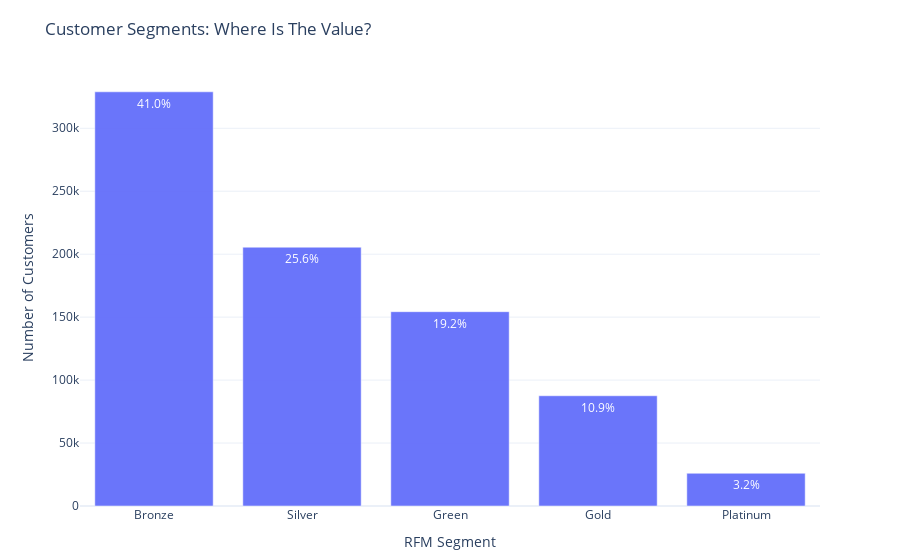

Notebook source saved alongside this figure:
### Code cell
import plotly.graph_objects as go
import plotly.express as px

seg = (df_rfm['4th_Approach'].value_counts().rename_axis('Segment').reset_index(name='Customers'))

seg['Share'] = (seg['Customers']/seg['Customers'].sum()*100).round(1)


# top = seg.iloc[0]['Segment']
# seg['Highlight'] = np.where(seg['Segment'].eq(top), 'Top segment', 'Others')

fig = px.bar(
    data_frame=seg, 
    x='Segment', 
    y='Customers', 
    title='Customer Segments: Where Is The Value?',
    labels={'Customers':'Number of Customers'}, 
    template='plotly_white', 
    opacity=0.95,
    text=seg.apply(lambda r: f"{r.Share}%", axis=1),
)

fig.update_traces(
                    # textposition='outside', 
                    hovertemplate='<b>%{x}</b><br>Customers: %{y}<br>Share: %{text}')

fig.update_layout(
                    xaxis_title='RFM Segment', 
                    xaxis={'categoryorder':'array','categoryarray':seg['Segment']},
                    showlegend=False, 
                    margin=dict(t=70, b=20)
)

# Story cue: call out the biggest slice
# top_y = int(seg.loc[seg['Segment'].eq(top), 'Customers'].iloc[0])
# fig.add_annotation(x=top, y=top_y, yshift=35, showarrow=True, text='Largest segment → prioritize retention/upsell')

#display(seg)
fig.show()

### Figure 1 — Plotly figure (JSON) as saved in the notebook; plotly's stock layout.template omitted (floating-point values rounded to 4 significant figures)
{"data": [{"alignmentgroup": "True", "hovertemplate": "<b>%{x}</b><br>Customers: %{y}<br>Share: %{text}", "legendgroup": "", "marker": {"color": "#636efa", "opacity": 0.95, "pattern": {"shape": ""}}, "name": "", "offsetgroup": "", "orientation": "v", "showlegend": false, "text": ["41.0%", "25.6%", "19.2%", "10.9%", "3.2%"], "textposition": "auto", "type": "bar", "x": ["Bronze", "Silver", "Green", "Gold", "Platinum"], "xaxis": "x", "y": [328986, 205558, 154342, 87563, 26014], "yaxis": "y"}], "layout": {"barmode": "relative", "legend": {"tracegroupgap": 0}, "margin": {"b": 20, "t": 70}, "showlegend": false, "title": {"text": "Customer Segments: Where Is The Value?"}, "xaxis": {"anchor": "y", "categoryarray": ["Bronze", "Silver", "Green", "Gold", "Platinum"], "categoryorder": "array", "domain": [0, 1], "title": {"text": "RFM Segment"}}, "yaxis": {"anchor": "x", "domain": [0, 1], "title": {"text": "Number of Customers"}}}}
